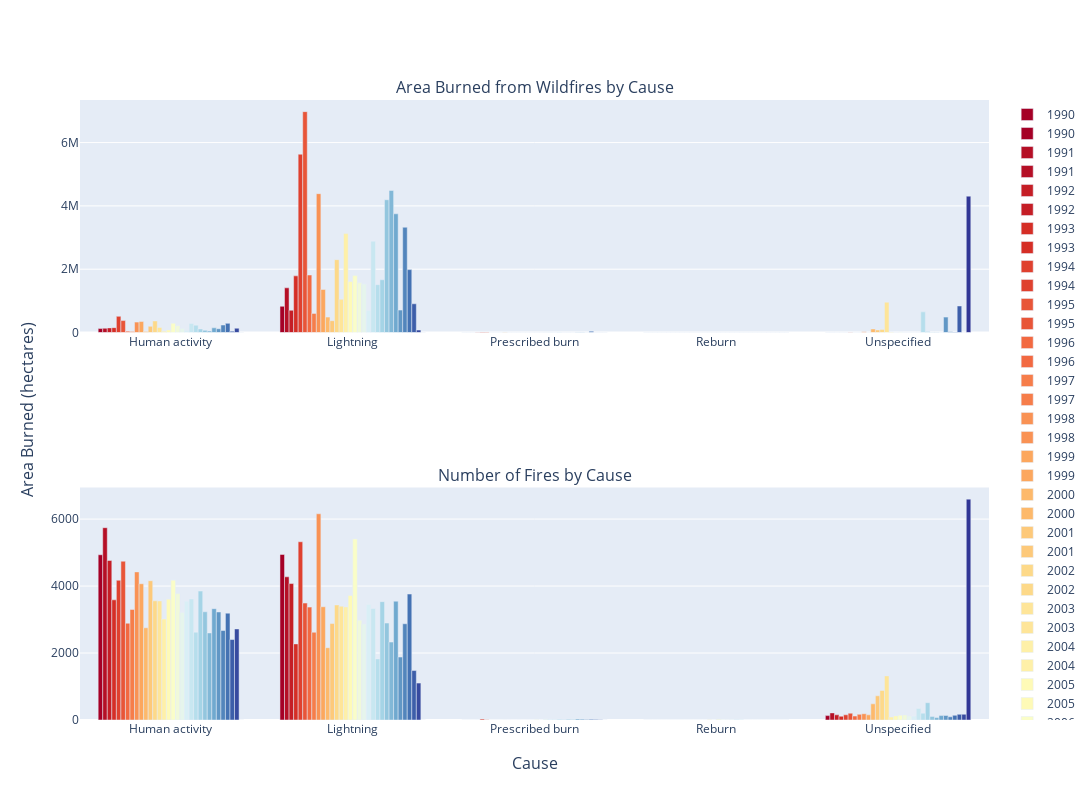

Here is the notebook cell this chart was saved with:
### Code cell
areabygroup_causes = areabygroup.groupby(['Cause']).sum().reset_index()
numfiresbygroup_causes = numfiresbygroup.groupby(['Cause']).sum().reset_index()
cause_figs = make_subplots(rows=2, cols=1, x_title='Cause', y_title='Area Burned (hectares)', subplot_titles=['Area Burned from Wildfires by Cause', 'Number of Fires by Cause'])
for i in range(1990,2022):
    cause_figs.add_bar(x=areabygroup_causes['Cause'], y=areabygroup_causes[i], name=i, marker=dict(color=color_map[i]), row=1, col=1)
    cause_figs.add_bar(x=numfiresbygroup_causes['Cause'], y=numfiresbygroup_causes[i], name=i, marker=dict(color=color_map[i]), row=2, col=1)
cause_figs.update_layout(height=800, width=1780).show()

### Figure 1 — Plotly figure (JSON) as saved in the notebook; plotly's stock layout.template omitted (floating-point values rounded to 4 significant figures)
{"data": [{"marker": {"color": "#a50026"}, "name": "1990", "type": "bar", "x": ["Human activity", "Lightning", "Prescribed burn", "Reburn", "Unspecified"], "xaxis": "x", "y": [124127, 828079, 0, 0, 1117], "yaxis": "y"}, {"marker": {"color": "#a50026"}, "name": "1990", "type": "bar", "x": ["Human activity", "Lightning", "Prescribed burn", "Reburn", "Unspecified"], "xaxis": "x2", "y": [4935, 4944, 0, 0, 131], "yaxis": "y2"}, {"marker": {"color": "#b50f26"}, "name": "1991", "type": "bar", "x": ["Human activity", "Lightning", "Prescribed burn", "Reburn", "Unspecified"], "xaxis": "x", "y": [134485, 1410890, 0, 0, 412], "yaxis": "y"}, {"marker": {"color": "#b50f26"}, "name": "1991", "type": "bar", "x": ["Human activity", "Lightning", "Prescribed burn", "Reburn", "Unspecified"], "xaxis": "x2", "y": [5743, 4276, 0, 0, 212], "yaxis": "y2"}, {"marker": {"color": "#c51e26"}, "name": "1992", "type": "bar", "x": ["Human activity", "Lightning", "Prescribed burn", "Reburn", "Unspecified"], "xaxis": "x", "y": [145841, 702795, 0, 0, 3190], "yaxis": "y"}, {"marker": {"color": "#c51e26"}, "name": "1992", "type": "bar", "x": ["Human activity", "Lightning", "Prescribed burn", "Reburn", "Unspecified"], "xaxis": "x2", "y": [4765, 4075, 0, 0, 154], "yaxis": "y2"}, {"marker": {"color": "#d52e26"}, "name": "1993", "type": "bar", "x": ["Human activity", "Lightning", "Prescribed burn", "Reburn", "Unspecified"], "xaxis": "x", "y": [153454, 1789359, 7400, 0, 139], "yaxis": "y"}, {"marker": {"color": "#d52e26"}, "name": "1993", "type": "bar", "x": ["Human activity", "Lightning", "Prescribed burn", "Reburn", "Unspecified"], "xaxis": "x2", "y": [3589, 2273, 2, 0, 113], "yaxis": "y2"}, {"marker": {"color": "#df412f"}, "name": "1994", "type": "bar", "x": ["Human activity", "Lightning", "Prescribed burn", "Reburn", "Unspecified"], "xaxis": "x", "y": [510721, 5632460, 17882, 0, 284], "yaxis": "y"}, {"marker": {"color": "#df412f"}, "name": "1994", "type": "bar", "x": ["Human activity", "Lightning", "Prescribed burn", "Reburn", "Unspecified"], "xaxis": "x2", "y": [4173, 5323, 28, 0, 155], "yaxis": "y2"}, {"marker": {"color": "#e85538"}, "name": "1995", "type": "bar", "x": ["Human activity", "Lightning", "Prescribed burn", "Reburn", "Unspecified"], "xaxis": "x", "y": [377085, 6977955, 15997, 0, 4322], "yaxis": "y"}, {"marker": {"color": "#e85538"}, "name": "1995", "type": "bar", "x": ["Human activity", "Lightning", "Prescribed burn", "Reburn", "Unspecified"], "xaxis": "x2", "y": [4742, 3492, 8, 0, 203], "yaxis": "y2"}, {"marker": {"color": "#f26941"}, "name": "1996", "type": "bar", "x": ["Human activity", "Lightning", "Prescribed burn", "Reburn", "Unspecified"], "xaxis": "x", "y": [42192, 1815726, 0, 0, 3831], "yaxis": "y"}, {"marker": {"color": "#f26941"}, "name": "1996", "type": "bar", "x": ["Human activity", "Lightning", "Prescribed burn", "Reburn", "Unspecified"], "xaxis": "x2", "y": [2890, 3371, 0, 0, 118], "yaxis": "y2"}, {"marker": {"color": "#f67d4a"}, "name": "1997", "type": "bar", "x": ["Human activity", "Lightning", "Prescribed burn", "Reburn", "Unspecified"], "xaxis": "x", "y": [28237, 604036, 0, 0, 475], "yaxis": "y"}, {"marker": {"color": "#f67d4a"}, "name": "1997", "type": "bar", "x": ["Human activity", "Lightning", "Prescribed burn", "Reburn", "Unspecified"], "xaxis": "x2", "y": [3301, 2620, 0, 0, 169], "yaxis": "y2"}, {"marker": {"color": "#f99254"}, "name": "1998", "type": "bar", "x": ["Human activity", "Lightning", "Prescribed burn", "Reburn", "Unspecified"], "xaxis": "x", "y": [328052, 4385986, 0, 0, 26994], "yaxis": "y"}, {"marker": {"color": "#f99254"}, "name": "1998", "type": "bar", "x": ["Human activity", "Lightning", "Prescribed burn", "Reburn", "Unspecified"], "xaxis": "x2", "y": [4423, 6158, 0, 0, 187], "yaxis": "y2"}, {"marker": {"color": "#fca75e"}, "name": "1999", "type": "bar", "x": ["Human activity", "Lightning", "Prescribed burn", "Reburn", "Unspecified"], "xaxis": "x", "y": [345879, 1359676, 11158, 0, 429], "yaxis": "y"}, {"marker": {"color": "#fca75e"}, "name": "1999", "type": "bar", "x": ["Human activity", "Lightning", "Prescribed burn", "Reburn", "Unspecified"], "xaxis": "x2", "y": [4069, 3382, 3, 0, 154], "yaxis": "y2"}, {"marker": {"color": "#fdb96b"}, "name": "2000", "type": "bar", "x": ["Human activity", "Lightning", "Prescribed burn", "Reburn", "Unspecified"], "xaxis": "x", "y": [35498, 486257, 18, 0, 112382], "yaxis": "y"}, {"marker": {"color": "#fdb96b"}, "name": "2000", "type": "bar", "x": ["Human activity", "Lightning", "Prescribed burn", "Reburn", "Unspecified"], "xaxis": "x2", "y": [2754, 2159, 1, 0, 483], "yaxis": "y2"}, {"marker": {"color": "#fdc97a"}, "name": "2001", "type": "bar", "x": ["Human activity", "Lightning", "Prescribed burn", "Reburn", "Unspecified"], "xaxis": "x", "y": [193629, 373020, 0, 0, 81020], "yaxis": "y"}, {"marker": {"color": "#fdc97a"}, "name": "2001", "type": "bar", "x": ["Human activity", "Lightning", "Prescribed burn", "Reburn", "Unspecified"], "xaxis": "x2", "y": [4159, 2880, 0, 0, 723], "yaxis": "y2"}, {"marker": {"color": "#fdd989"}, "name": "2002", "type": "bar", "x": ["Human activity", "Lightning", "Prescribed burn", "Reburn", "Unspecified"], "xaxis": "x", "y": [364925, 2301358, 7, 0, 97316], "yaxis": "y"}, {"marker": {"color": "#fdd989"}, "name": "2002", "type": "bar", "x": ["Human activity", "Lightning", "Prescribed burn", "Reburn", "Unspecified"], "xaxis": "x2", "y": [3559, 3436, 1, 0, 882], "yaxis": "y2"}, {"marker": {"color": "#fee599"}, "name": "2003", "type": "bar", "x": ["Human activity", "Lightning", "Prescribed burn", "Reburn", "Unspecified"], "xaxis": "x", "y": [160357, 1049135, 0, 0, 958910], "yaxis": "y"}, {"marker": {"color": "#fee599"}, "name": "2003", "type": "bar", "x": ["Human activity", "Lightning", "Prescribed burn", "Reburn", "Unspecified"], "xaxis": "x2", "y": [3555, 3398, 0, 0, 1317], "yaxis": "y2"}, {"marker": {"color": "#fef0a8"}, "name": "2004", "type": "bar", "x": ["Human activity", "Lightning", "Prescribed burn", "Reburn", "Unspecified"], "xaxis": "x", "y": [40881, 3125309, 0, 41, 16768], "yaxis": "y"}, {"marker": {"color": "#fef0a8"}, "name": "2004", "type": "bar", "x": ["Human activity", "Lightning", "Prescribed burn", "Reburn", "Unspecified"], "xaxis": "x2", "y": [3015, 3378, 1, 6, 88], "yaxis": "y2"}, {"marker": {"color": "#fefab7"}, "name": "2005", "type": "bar", "x": ["Human activity", "Lightning", "Prescribed burn", "Reburn", "Unspecified"], "xaxis": "x", "y": [75683, 1609671, 4, 0, 1410], "yaxis": "y"}, {"marker": {"color": "#fefab7"}, "name": "2005", "type": "bar", "x": ["Human activity", "Lightning", "Prescribed burn", "Reburn", "Unspecified"], "xaxis": "x2", "y": [3608, 3717, 2, 3, 122], "yaxis": "y2"}, {"marker": {"color": "#fafdc8"}, "name": "2006", "type": "bar", "x": ["Human activity", "Lightning", "Prescribed burn", "Reburn", "Unspecified"], "xaxis": "x", "y": [294045, 1797131, 2, 33, 9470], "yaxis": "y"}, {"marker": {"color": "#fafdc8"}, "name": "2006", "type": "bar", "x": ["Human activity", "Lightning", "Prescribed burn", "Reburn", "Unspecified"], "xaxis": "x2", "y": [4177, 5404, 7, 22, 144], "yaxis": "y2"}, {"marker": {"color": "#f0f9da"}, "name": "2007", "type": "bar", "x": ["Human activity", "Lightning", "Prescribed burn", "Reburn", "Unspecified"], "xaxis": "x", "y": [216147, 1568189, 25, 1, 1104], "yaxis": "y"}, {"marker": {"color": "#f0f9da"}, "name": "2007", "type": "bar", "x": ["Human activity", "Lightning", "Prescribed burn", "Reburn", "Unspecified"], "xaxis": "x2", "y": [3776, 2981, 1, 8, 153], "yaxis": "y2"}, {"marker": {"color": "#e6f5ec"}, "name": "2008", "type": "bar", "x": ["Human activity", "Lightning", "Prescribed burn", "Reburn", "Unspecified"], "xaxis": "x", "y": [126735, 1528464, 9297, 8, 421], "yaxis": "y"}, {"marker": {"color": "#e6f5ec"}, "name": "2008", "type": "bar", "x": ["Human activity", "Lightning", "Prescribed burn", "Reburn", "Unspecified"], "xaxis": "x2", "y": [3214, 2870, 23, 9, 123], "yaxis": "y2"}, {"marker": {"color": "#d9eff6"}, "name": "2009", "type": "bar", "x": ["Human activity", "Lightning", "Prescribed burn", "Reburn", "Unspecified"], "xaxis": "x", "y": [60243, 695231, 7000, 6, 86], "yaxis": "y"}, {"marker": {"color": "#d9eff6"}, "name": "2009", "type": "bar", "x": ["Human activity", "Lightning", "Prescribed burn", "Reburn", "Unspecified"], "xaxis": "x2", "y": [3546, 3452, 25, 9, 113], "yaxis": "y2"}, {"marker": {"color": "#c8e7f1"}, "name": "2010", "type": "bar", "x": ["Human activity", "Lightning", "Prescribed burn", "Reburn", "Unspecified"], "xaxis": "x", "y": [287566, 2885380, 2112, 139, 2770], "yaxis": "y"}, {"marker": {"color": "#c8e7f1"}, "name": "2010", "type": "bar", "x": ["Human activity", "Lightning", "Prescribed burn", "Reburn", "Unspecified"], "xaxis": "x2", "y": [3615, 3330, 14, 12, 345], "yaxis": "y2"}, {"marker": {"color": "#b6deec"}, "name": "2011", "type": "bar", "x": ["Human activity", "Lightning", "Prescribed burn", "Reburn", "Unspecified"], "xaxis": "x", "y": [230341, 1509985, 4816, 0, 652285], "yaxis": "y"}, {"marker": {"color": "#b6deec"}, "name": "2011", "type": "bar", "x": ["Human activity", "Lightning", "Prescribed burn", "Reburn", "Unspecified"], "xaxis": "x2", "y": [2621, 1824, 25, 5, 203], "yaxis": "y2"}, {"marker": {"color": "#a5d4e6"}, "name": "2012", "type": "bar", "x": ["Human activity", "Lightning", "Prescribed burn", "Reburn", "Unspecified"], "xaxis": "x", "y": [111844, 1665396, 2627, 0, 31823], "yaxis": "y"}, {"marker": {"color": "#a5d4e6"}, "name": "2012", "type": "bar", "x": ["Human activity", "Lightning", "Prescribed burn", "Reburn", "Unspecified"], "xaxis": "x2", "y": [3851, 3534, 16, 0, 517], "yaxis": "y2"}, {"marker": {"color": "#93c6de"}, "name": "2013", "type": "bar", "x": ["Human activity", "Lightning", "Prescribed burn", "Reburn", "Unspecified"], "xaxis": "x", "y": [68204, 4194251, 1122, 0, 4925], "yaxis": "y"}, {"marker": {"color": "#93c6de"}, "name": "2013", "type": "bar", "x": ["Human activity", "Lightning", "Prescribed burn", "Reburn", "Unspecified"], "xaxis": "x2", "y": [3232, 2896, 20, 0, 108], "yaxis": "y2"}, {"marker": {"color": "#82b8d7"}, "name": "2014", "type": "bar", "x": ["Human activity", "Lightning", "Prescribed burn", "Reburn", "Unspecified"], "xaxis": "x", "y": [45931, 4486938, 3898, 0, 8891], "yaxis": "y"}, {"marker": {"color": "#82b8d7"}, "name": "2014", "type": "bar", "x": ["Human activity", "Lightning", "Prescribed burn", "Reburn", "Unspecified"], "xaxis": "x2", "y": [2600, 2328, 17, 0, 75], "yaxis": "y2"}, {"marker": {"color": "#70a9cf"}, "name": "2015", "type": "bar", "x": ["Human activity", "Lightning", "Prescribed burn", "Reburn", "Unspecified"], "xaxis": "x", "y": [147755, 3749916, 10105, 0, 606], "yaxis": "y"}, {"marker": {"color": "#70a9cf"}, "name": "2015", "type": "bar", "x": ["Human activity", "Lightning", "Prescribed burn", "Reburn", "Unspecified"], "xaxis": "x2", "y": [3324, 3548, 30, 0, 132], "yaxis": "y2"}, {"marker": {"color": "#6197c5"}, "name": "2016", "type": "bar", "x": ["Human activity", "Lightning", "Prescribed burn", "Reburn", "Unspecified"], "xaxis": "x", "y": [119208, 707880, 6480, 0, 486038], "yaxis": "y"}, {"marker": {"color": "#6197c5"}, "name": "2016", "type": "bar", "x": ["Human activity", "Lightning", "Prescribed burn", "Reburn", "Unspecified"], "xaxis": "x2", "y": [3226, 1880, 26, 0, 135], "yaxis": "y2"}, {"marker": {"color": "#5285bc"}, "name": "2017", "type": "bar", "x": ["Human activity", "Lightning", "Prescribed burn", "Reburn", "Unspecified"], "xaxis": "x", "y": [236686, 3325000, 2190, 0, 25554], "yaxis": "y"}, {"marker": {"color": "#5285bc"}, "name": "2017", "type": "bar", "x": ["Human activity", "Lightning", "Prescribed burn", "Reburn", "Unspecified"], "xaxis": "x2", "y": [2672, 2874, 16, 0, 96], "yaxis": "y2"}, {"marker": {"color": "#4472b3"}, "name": "2018", "type": "bar", "x": ["Human activity", "Lightning", "Prescribed burn", "Reburn", "Unspecified"], "xaxis": "x", "y": [288796, 1986960, 37076, 0, 16020], "yaxis": "y"}, {"marker": {"color": "#4472b3"}, "name": "2018", "type": "bar", "x": ["Human activity", "Lightning", "Prescribed burn", "Reburn", "Unspecified"], "xaxis": "x2", "y": [3191, 3761, 19, 0, 140], "yaxis": "y2"}, {"marker": {"color": "#3d5ea9"}, "name": "2019", "type": "bar", "x": ["Human activity", "Lightning", "Prescribed burn", "Reburn", "Unspecified"], "xaxis": "x", "y": [40299, 907678, 308, 0, 837929], "yaxis": "y"}, {"marker": {"color": "#3d5ea9"}, "name": "2019", "type": "bar", "x": ["Human activity", "Lightning", "Prescribed burn", "Reburn", "Unspecified"], "xaxis": "x2", "y": [2403, 1477, 12, 0, 170], "yaxis": "y2"}, {"marker": {"color": "#374a9f"}, "name": "2020", "type": "bar", "x": ["Human activity", "Lightning", "Prescribed burn", "Reburn", "Unspecified"], "xaxis": "x", "y": [135135, 78386, 1392, 0, 3322], "yaxis": "y"}, {"marker": {"color": "#374a9f"}, "name": "2020", "type": "bar", "x": ["Human activity", "Lightning", "Prescribed burn", "Reburn", "Unspecified"], "xaxis": "x2", "y": [2719, 1102, 8, 0, 172], "yaxis": "y2"}, {"marker": {"color": "#313695"}, "name": "2021", "type": "bar", "x": ["Human activity", "Lightning", "Prescribed burn", "Reburn", "Unspecified"], "xaxis": "x", "y": [0, 0, 0, 0, 4307520], "yaxis": "y"}, {"marker": {"color": "#313695"}, "name": "2021", "type": "bar", "x": ["Human activity", "Lightning", "Prescribed burn", "Reburn", "Unspecified"], "xaxis": "x2", "y": [0, 0, 0, 0, 6596], "yaxis": "y2"}], "layout": {"annotations": [{"font": {"size": 16}, "showarrow": false, "text": "Area Burned from Wildfires by Cause", "x": 0.5, "xanchor": "center", "xref": "paper", "y": 1, "yanchor": "bottom", "yref": "paper"}, {"font": {"size": 16}, "showarrow": false, "text": "Number of Fires by Cause", "x": 0.5, "xanchor": "center", "xref": "paper", "y": 0.375, "yanchor": "bottom", "yref": "paper"}, {"font": {"size": 16}, "showarrow": false, "text": "Cause", "x": 0.5, "xanchor": "center", "xref": "paper", "y": 0, "yanchor": "top", "yref": "paper", "yshift": -30}, {"font": {"size": 16}, "showarrow": false, "text": "Area Burned (hectares)", "textangle": -90, "x": 0, "xanchor": "right", "xref": "paper", "xshift": -40, "y": 0.5, "yanchor": "middle", "yref": "paper"}], "height": 800, "width": 1780, "xaxis": {"anchor": "y", "domain": [0, 1]}, "xaxis2": {"anchor": "y2", "domain": [0, 1]}, "yaxis": {"anchor": "x", "domain": [0.625, 1]}, "yaxis2": {"anchor": "x2", "domain": [0, 0.375]}}}
